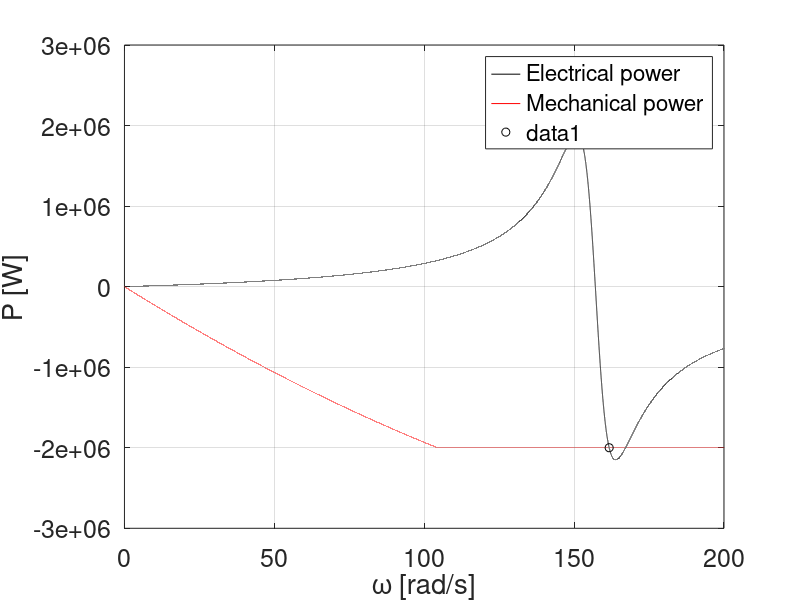
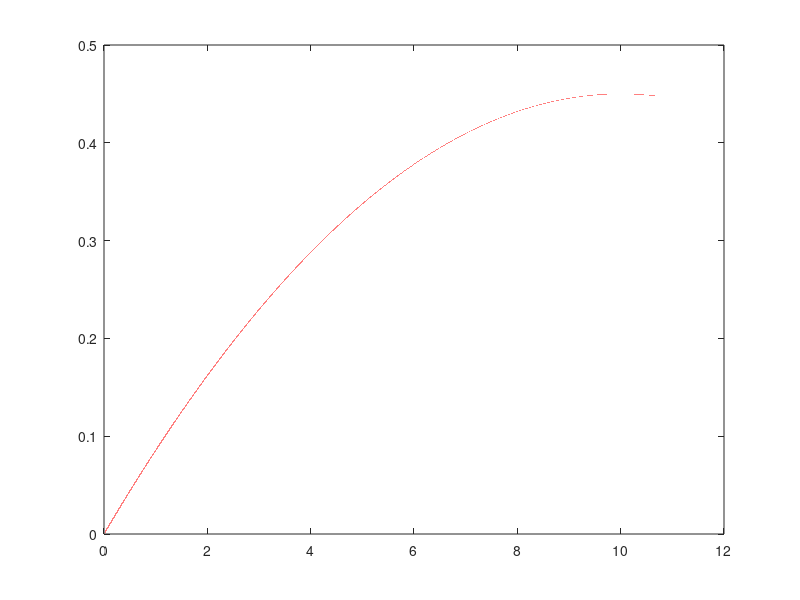

The MATLAB script that drew these images, in order:

%The rationale of Problem 1 can be followed with the only difference of not assuming s=0.
%now the ws is not equal to wg   ( we|ws|wg|wt ) we take intoa account the
%slip


clc;
clear;
% Parameters
rho=1.225;
N=80; %transmission ratio?
D=76; %blade sweep diameter
poles=2;


Ugrid=960;
f=50; omega=2*pi*f;
%%%%%%%%%%%%%
vw=14;
%%%%%%%%%%%%%%%%%%
Rs=0.005;
Xs=omega*4e-4;
Rr=0.009;
Xr=omega*3e-4;
Rm=140;
Xm=omega*15e-3;

% Equivalent model
Zs=Rs+1i*Xs;Zm=Rm*(1i*Xm)/(Rm+1i*Xm);Zr=Rr+1i*Xr;
Zsm=Zs*Zm/(Zs+Zm);
Zth=Zr+Zsm;
V=Ugrid/sqrt(3);
Uth= Zm*V/(Zm+Zs);
Uu=abs(Uth);
Nominal_power               =2e6;   %[W]


% Initialization, we are solving numerically because solving the ecuations
% are tough
ss=0; %0 power
kk=0;
err=1;
P1=0;

while ((kk<1000)&&(err>1e-6))
 kk=kk+1;

 we=2*pi*f;   %chain of speeds, this is how they relate
 ws=we/poles;
 wg=ws*(1-ss);
 wt=wg/N;

 lam= wt*(D/2) / vw;    %ASSUMING WT SO WE CAN COMPUTE A LAMBDA

 Cpp= 0.0045 * (100 - (lam-10)^2);  %with lambda we calculate cpp power coeficient
 P1a=0.5*rho*Cpp*(pi*(D^2)/4)*vw^3; %power
 
 %limiting power to nominal power
    if P1a >= Nominal_power
        P1a=Nominal_power;
    end

 err=abs(P1a-P1);                   %this establishes the end of the while, compares past power with current power

 P1=P1a;
 %now i calculate the new slip
 Pmech=-P1/3; %power mechanical
 a1=1;
 a2=2*real(Zth)*Pmech-Uu^2;
 a3=abs(Zth)^2*(Pmech^2);
 sol=roots([a1 0 a2 0 a3]); %U
 Rt=sol.^2/Pmech;
 s=Rr./(Rr+Rt); %computing new slip
 ss=s(2);
end

P1
ss
Igrid = V/(Zs+Zm*(Zr+Rt(2))/(Zm+(Zr+Rt(2))))
Sgrid= 3*V*conj(Igrid)
losses=real(Sgrid)+P1
Cpp
lam
Sgridmod=abs(Sgrid)
Igridmod=abs(Igrid)

ssaux=-1:.00001:1;
Iaux=Uth./(Zth+Rr*(1-ssaux)./ssaux);
Paux=3*abs(Iaux).^2.*Rr.*(1-ssaux)./ssaux;
wgaux=ws*(1-ssaux);
wtaux=wgaux/N;
lamaux= wtaux*(D/2) / vw;
Cppaux= 0.0045 * (100 - (lamaux-10).^2);
Pauxmec=0.5*rho*Cppaux*(pi*(D^2)/4)*vw^3;

%limiting power to nominal power

for i = 1:1:length(Pauxmec)
    if Pauxmec(i) >= Nominal_power
        Pauxmec(i)=Nominal_power;
    end
end

figure(1);

h=subplot(1,1,1);
plot(wgaux,Paux,'k');hold on;grid on;
plot(wgaux,-Pauxmec,'r');
%plot(wg,-P1,'ok');
xlabel('\omega [rad/s]','FontSize',18);
ylabel('P [W]','FontSize',18);
legend('Electrical power','Mechanical power','Operating point');
set(h,'FontSize',18);
axis([0 200 -3e6 3e6]);

wgrpm=(wg*60/(2*pi))

%two points in the matlab plot for high velocity
 points=find(diff(sign(Paux+Pauxmec)));
%plot(wgaux(points(1)),-Pauxmec(points(1)),'ok');
plot(wgaux(points(2)),-Pauxmec(points(2)),'ok');

wgrpm=(wgaux(points(2))*60/(2*pi))

figure(2)
plot(lamaux,Cppaux,'r');